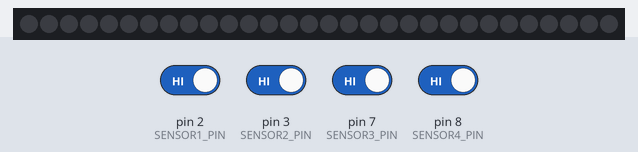
A sketch run on a simulated Arduino Uno, built with avr-gcc and run on an emulated ATmega328P. On the bench: 30 RGB LEDs in strip order, left to right. The inputs (shaded band) are chosen by the test bench; at power-on: pin 2 (SENSOR1_PIN), pin 3 (SENSOR2_PIN), pin 7 (SENSOR3_PIN), pin 8 (SENSOR4_PIN) HIGH.

Above: at 1.2 s.
1.3 s: pin 2 (SENSOR1_PIN) driven LOW
At 2.1 s:
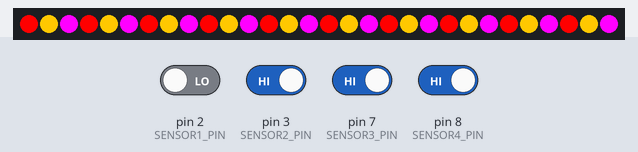
2.8 s: pin 2 (SENSOR1_PIN) driven HIGH
5.8 s: pin 3 (SENSOR2_PIN) driven LOW
Timing chart, 0 to 8.8 s (numbered marks = the images above; inputs shaded):
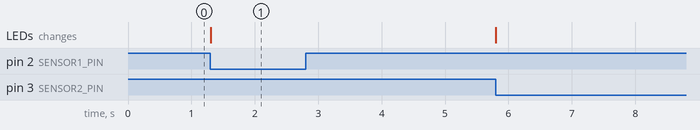

Measured:
- after the input at 1.3 s, the LEDs: change at once (image 1)

The sketch:

sketch_4sensor_1led.ino
```cpp
/**
设置4个传感器，任意触发一个传感器可编程LED灯带就会点亮。
*/
#include <Adafruit_NeoPixel.h>

#define LED_PIN    6 // LED灯带数据引脚连接到Arduino的D6
#define NUM_LEDS   30 // 根据你的LED灯带实际数量调整
#define SENSOR1_PIN 2 // 第一个传感器连接到Arduino的D2
#define SENSOR2_PIN 3 // 第二个传感器连接到Arduino的D3
#define SENSOR3_PIN 7 // 第3个传感器连接到Arduino的D7
#define SENSOR4_PIN 8 // 第4个传感器连接到Arduino的D8
//#define RELAY_PIN  4  // 继电器控制引脚连接到Arduino的D4

// 传感器检测参数
#define SENSOR_CHECK_INTERVAL 5000  // 每5秒检测一次传感器状态
#define SENSOR_TIMEOUT 1000         // 传感器响应超时时间(ms)

/**
  The purpose of this project is to realize the function of automatically lighting up the programmable LED belt when any obstacle avoidance sensor is triggered.
  本项目旨在实现当任意避障传感器被触发时，可编程LED灯带自动亮起的功能。
 **/

//LED灯带定义
Adafruit_NeoPixel strip = Adafruit_NeoPixel(NUM_LEDS, LED_PIN, NEO_GRB + NEO_KHZ800);

// unsigned long previousTriggerTime = 0;  // 上次触发时间
// const long lightDuration = 3000;       // 点亮持续时间(ms)
// unsigned long lastSensorCheck = 0;     // 上次传感器检测时间

// 传感器状态结构体
// struct Sensor {
//   int pin;
//   bool isActive;    // 传感器是否有效
//   bool lastState;   // 上次检测状态
//   unsigned long lastResponseTime; // 最后响应时间
// };

// Sensor sensors[4] = {
//   {SENSOR1_PIN, true, HIGH, 0},
//   {SENSOR2_PIN, true, HIGH, 0},
//   {SENSOR3_PIN, true, HIGH, 0},
//   {SENSOR4_PIN, true, HIGH, 0}
// };

//
unsigned long previousMillis = 0; // 上次点亮时间
const long interval = 3000; // 亮灯后，移除障碍物，延迟时间3秒后关灯

void setup() {
  // 初始化串口用于调试
  //Serial.begin(9600);

  // 初始化传感器引脚
  // for(int i=0; i<4; i++) {
  //   pinMode(sensors[i].pin, INPUT_PULLUP);
  // }

  // 传感器 初始化
  /*pinMode(SENSOR1_PIN, INPUT); // 设置第一个传感器引脚为输入模式
  pinMode(SENSOR2_PIN, INPUT); // 设置第二个传感器引脚为输入模式
  pinMode(SENSOR3_PIN, INPUT);
  pinMode(SENSOR4_PIN, INPUT);*/
  pinMode(SENSOR1_PIN, INPUT_PULLUP); // 设置第一个传感器引脚为输入模式，使用内部上拉电阻
  pinMode(SENSOR2_PIN, INPUT_PULLUP); // 设置第二个传感器引脚为输入模式，使用内部上拉电阻
  pinMode(SENSOR3_PIN, INPUT_PULLUP); // 设置第三个传感器引脚为输入模式，使用内部上拉电阻
  pinMode(SENSOR4_PIN, INPUT_PULLUP); // 设置第四个传感器引脚为输入模式，使用内部上拉电阻

  //没有单独给LED灯配置电源，此继电器可以去掉
  //pinMode(RELAY_PIN, OUTPUT); // 设置继电器控制引脚为输出模式
  //digitalWrite(RELAY_PIN, LOW); // 默认关闭继电器

  //LED灯带初始化
  strip.begin(); // 初始化NeoPixel strip
  strip.show(); // 初始化所有像素为'off'

  //Serial.println("System initialized");
}

void loop() {
  unsigned long currentMillis = millis();

  bool sensorTriggered = false;//传感器是否被触发，false未触发
  int activeSensors = 0;//有效传感器数量

   // 检查各传感器状态，并计数有效传感器数量，防止传感器故障或断电
  int sensors[] = {SENSOR1_PIN, SENSOR2_PIN, SENSOR3_PIN, SENSOR4_PIN};
  for (int i = 0; i < 4; i++) {
    if (digitalRead(sensors[i]) == LOW) {
      sensorTriggered = true;
      //Serial.print("sensorTriggered true:");
      //Serial.println(i+1);
    }
    if (digitalRead(sensors[i]) != HIGH) { //如果不是高电平，则认为传感器是有效的（即连接或触发）
      activeSensors++;
    }
    //Serial.print(i+1);
    //Serial.print(" status:");
    //Serial.println(digitalRead(sensors[i]));

    /*if (digitalRead(sensors[i]) != LOW) { // 计算未触发的传感器数量，即认为是有效的
      activeSensors++;
    }*/
  }
  //Serial.print("activeSensors:");
  //Serial.println(activeSensors);
  //delay(2000);

   //如果有任意一个传感器被触发并且至少有一个传感器是有效的&& activeSensors > 0
  if (sensorTriggered) {
    //digitalWrite(RELAY_PIN, HIGH); // 打开继电器，给LED供电
    for(int i=0; i<NUM_LEDS; i++) {
      switch (i % 3) {
        case 0:
          strip.setPixelColor(i, strip.Color(255,0,0)); // 红色
          //strip.setPixelColor(i, strip.Color(100,200,0));
          break;
        case 1:
          strip.setPixelColor(i, strip.Color(255,200,0)); // 橙色
          break;
        case 2:
          strip.setPixelColor(i, strip.Color(255,0,255)); // 紫色
          break;
      }
    }
    strip.show();
    previousMillis = currentMillis; // 更新上次点亮时间为当前时间
  } else if ((currentMillis - previousMillis >= interval) && !sensorTriggered) {
    //digitalWrite(RELAY_PIN, LOW); // 关闭继电器，断开LED供电
    strip.clear(); // 清除所有像素
    strip.show();
  }

  /*
  // 定期检查传感器状态
  if(currentMillis - lastSensorCheck >= SENSOR_CHECK_INTERVAL) {
    checkSensors();
    lastSensorCheck = currentMillis;
  }

  // 检测传感器触发
  bool anyTriggered = false;
  int activeCount = 0;

  for(int i=0; i<4; i++) {
    if(sensors[i].isActive) {
      activeCount++;
      if(digitalRead(sensors[i].pin) == LOW) {
        anyTriggered = true;
        sensors[i].lastResponseTime = currentMillis;
      }
    }
  }

  // 如果有有效传感器被触发
  if(anyTriggered && activeCount > 0) {
    //digitalWrite(RELAY_PIN, HIGH);
    setRainbowPattern();
    strip.show();
    previousTriggerTime = currentMillis;
  }
  // 如果超过点亮时间且没有新触发
  else if(currentMillis - previousTriggerTime >= lightDuration) {
    //digitalWrite(RELAY_PIN, LOW);
    strip.clear();
    strip.show();
  }*/

  /*if (digitalRead(SENSOR1_PIN) == LOW || digitalRead(SENSOR2_PIN) == LOW || digitalRead(SENSOR3_PIN) == LOW || digitalRead(SENSOR4_PIN) == LOW) { // 当任一传感器检测到物体时
    digitalWrite(RELAY_PIN, HIGH); // 打开继电器，给LED供电
    for(int i=0; i<NUM_LEDS; i++) {
      strip.setPixelColor(i, strip.Color(255,0,0)); // 设置颜色为红色
      switch (i % 3) {
        case 1:
            strip.setPixelColor(i, strip.Color(255,200,0)); // 设置颜色为红色
        break;
        case 2:
            strip.setPixelColor(i, strip.Color(255,0,255)); // 设置颜色为红色
        break;
        case 0:
          strip.setPixelColor(i, strip.Color(100,200,0)); // 设置颜色为红色
        break;
      }
    }
    strip.show();
    previousMillis = currentMillis; // 更新上次点亮时间为当前时间
  }*//* else {
    //障碍物移开立马熄灭LED（关闭电源）
    digitalWrite(RELAY_PIN, LOW); // 关闭继电器，断开LED供电
    strip.clear(); // 清除所有像素
    strip.show();
  }*/

  // 如果障碍物移开后三秒才熄灭LED（关闭电源），则使用下面的代码，注销上面的 else 部分代码。
  // 如果超过10秒且传感器不再被触发，则关闭LED
  /*if ((currentMillis - previousMillis >= interval) && (digitalRead(SENSOR1_PIN) != LOW && digitalRead(SENSOR2_PIN) != LOW && digitalRead(SENSOR3_PIN) != LOW && digitalRead(SENSOR4_PIN) != LOW)) {
    digitalWrite(RELAY_PIN, LOW); // 关闭继电器，断开LED供电
    strip.clear(); // 清除所有像素
    strip.show();
  }*/
}

// 检查传感器状态
/*void checkSensors() {
  Serial.println("Checking sensors...");

  for(int i=0; i<4; i++) {
    bool currentState = digitalRead(sensors[i].pin);
    Serial.print(i+1);
    Serial.print(" status:");
    Serial.println(currentState);

    // 如果状态发生变化，说明传感器正常 currentState != sensors[i].lastState
    if(currentState != sensors[i].lastState) {
      sensors[i].isActive = true;
      sensors[i].lastState = currentState;
      sensors[i].lastResponseTime = millis();
      //Serial.print("Sensor ");
      //Serial.print(i+1);
      //Serial.println(" is active");
    }
    // 如果长时间无响应，标记为失效
    else if(millis() - sensors[i].lastResponseTime > SENSOR_TIMEOUT) {
        sensors[i].isActive = false;
        Serial.print("Sensor ");
        Serial.print(i+1);
        Serial.println(" is inactive!");
    }
  }
}*/

// 设置彩虹灯效
/*void setRainbowPattern() {
  for(int i=0; i<NUM_LEDS; i++) {
    switch(i % 3) {
      case 0: strip.setPixelColor(i, strip.Color(255,0,0)); break;    // 红
      case 1: strip.setPixelColor(i, strip.Color(255,200,0)); break;  // 橙
      case 2: strip.setPixelColor(i, strip.Color(255,0,255)); break; // 紫
    }
  }
}*/
```
